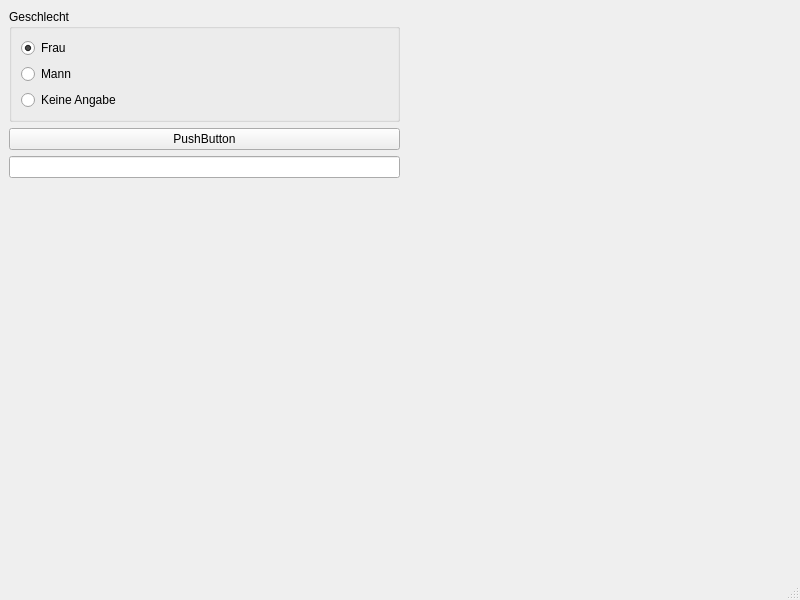
<?xml version="1.0" encoding="UTF-8"?>
<ui version="4.0">
 <class>MainWindow</class>
 <widget class="QMainWindow" name="MainWindow">
  <property name="geometry">
   <rect>
    <x>0</x>
    <y>0</y>
    <width>800</width>
    <height>600</height>
   </rect>
  </property>
  <property name="windowTitle">
   <string>MainWindow</string>
  </property>
  <widget class="QWidget" name="centralwidget">
   <layout class="QGridLayout" name="gridLayout_2">
    <item row="0" column="0">
     <layout class="QHBoxLayout" name="horizontalLayout">
      <item>
       <layout class="QVBoxLayout" name="verticalLayout_2">
        <item>
         <widget class="QGroupBox" name="groupBox">
          <property name="title">
           <string>Geschlecht</string>
          </property>
          <layout class="QGridLayout" name="gridLayout">
           <item row="0" column="0">
            <layout class="QVBoxLayout" name="verticalLayout">
             <item>
              <widget class="QRadioButton" name="womanRadioButton">
               <property name="text">
                <string>Frau</string>
               </property>
               <property name="checked">
                <bool>true</bool>
               </property>
              </widget>
             </item>
             <item>
              <widget class="QRadioButton" name="manRadioButton">
               <property name="text">
                <string>Mann</string>
               </property>
              </widget>
             </item>
             <item>
              <widget class="QRadioButton" name="otherRadioButton">
               <property name="text">
                <string>Keine Angabe</string>
               </property>
              </widget>
             </item>
            </layout>
           </item>
          </layout>
         </widget>
        </item>
        <item>
         <widget class="QPushButton" name="pushButton">
          <property name="text">
           <string>PushButton</string>
          </property>
         </widget>
        </item>
        <item>
         <widget class="QLineEdit" name="lineEdit"/>
        </item>
        <item>
         <spacer name="verticalSpacer">
          <property name="orientation">
           <enum>Qt::Vertical</enum>
          </property>
          <property name="sizeHint" stdset="0">
           <size>
            <width>20</width>
            <height>40</height>
           </size>
          </property>
         </spacer>
        </item>
       </layout>
      </item>
      <item>
       <spacer name="horizontalSpacer">
        <property name="orientation">
         <enum>Qt::Horizontal</enum>
        </property>
        <property name="sizeHint" stdset="0">
         <size>
          <width>40</width>
          <height>20</height>
         </size>
        </property>
       </spacer>
      </item>
     </layout>
    </item>
   </layout>
  </widget>
  <widget class="QMenuBar" name="menubar">
   <property name="geometry">
    <rect>
     <x>0</x>
     <y>0</y>
     <width>800</width>
     <height>24</height>
    </rect>
   </property>
  </widget>
  <widget class="QStatusBar" name="statusbar"/>
 </widget>
 <resources/>
 <connections/>
</ui>
